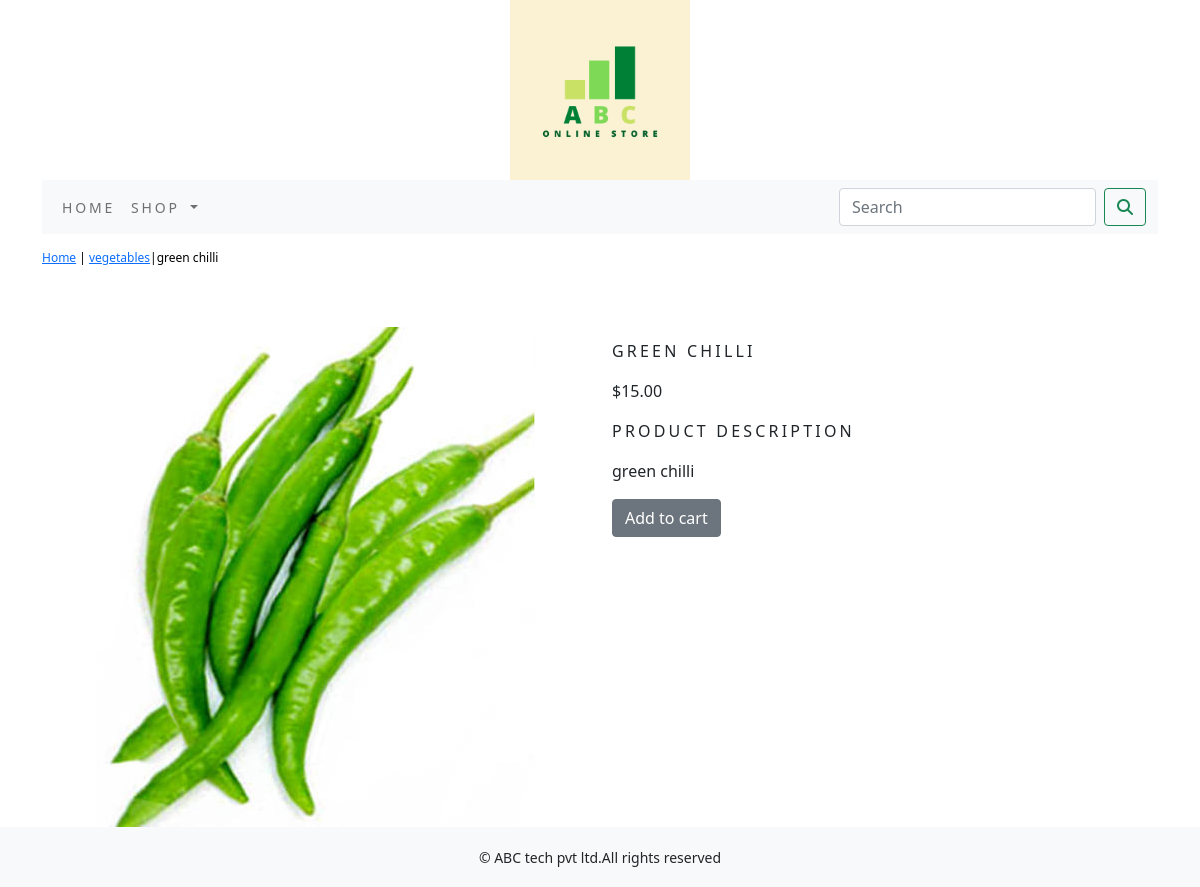
The page /shop/vegetables/green-chilli/ on the database its author committed.
### shop/models.py (models this page shows, shortened)
class Product(models.Model):
    name=models.CharField(max_length=250,unique=True)
    slug=models.SlugField(max_length=250,unique=True)
    description=models.TextField(blank=True)
    price=models.DecimalField(max_digits=10,decimal_places=2)
    category=models.ForeignKey(Category,on_delete=models.CASCADE)
    image=models.ImageField(upload_to='product',blank=True)
    stock=models.IntegerField()
    available=models.BooleanField(default=True)
    created=models.DateTimeField(auto_now_add=True)
    updated=models.DateTimeField(auto_now=True)
    class Meta:
        ordering=('name',)
        verbose_name='product'
        verbose_name_plural='products'

class Category(models.Model):
    name=models.CharField(max_length=250,unique=True)
    slug=models.SlugField(max_length=250,unique=True)
    description=models.TextField(blank=True)
    image=models.ImageField(upload_to='category',blank=True)
    class Meta:
        ordering=('name',)
        verbose_name='category'
        verbose_name_plural='categories'
    def get_url(self):
        return reverse('shop:products_by_category',args=[self.slug])
    def __str__(self):
        return '{}'.format(self.name)

### shop/views.py (the view)
# urls.py: path('<slug:c_slug>/<slug:product_slug>/',views.proDetail,name='prodCatdetail'),
def proDetail(request,c_slug,product_slug):
    try:
        product=Product.objects.get(category__slug=c_slug,slug=product_slug)
    except Exception as e:
        raise e
    return render(request,'product.html',{'product':product})

### cart/context_processors.py (called while the page is built)
def counter(request):
    item_count=0
    if 'admin' in request.path:
        return {}
    else:
        try:
            cart=Cart.objects.filter(cart_id=_cart_id(request))
            cart_items=CartItem.objects.all().filter(cart=cart[:1])
            for cart_item in cart_items:
                item_count += cart_item.quantity
        except Cart.DoesNotExist:
            item_count=0
    return dict(item_count=item_count)

### cart/views.py (called while the page is built)
def _cart_id(request):
    cart=request.session.session_key
    if not cart:
        cart=request.session.create()
    return cart

### shop/context_processors.py (called while the page is built)
def menu_links(request):
    links=Category.objects.all()
    return dict(links=links)

### templates/product.html (shortened to what this page needs)
{% extends 'base.html' %}
{% load static %}
{% block content %}
<div class="row my_prod_row_class">
    <div class="mx_auto">
        <p> <a href="{% url 'shop:allProdCat' %}">Home</a> | <a href="{{product.category.get_url}}">{{product.category}}</a>|{{product.name}}</p>
    </div>
</div>
<div class="container">
<br>
<div class="row">
    <div class="col-12 col-sm-12 col-md-12 col-lg-6 text-center">
        <div style="min-width:18rem">
            <img src="{{product.image.url}}" alt="{{product.name}}">
        </div>
    </div>
        <div class="col-12 col-sm-12 col-md-12 col-lg-6">
            <div>
            <h1 class="my_prod_title">{{product.name}}</h1>
            <p>${{product.price}}</p>
            <p class="my_title">Product Description</p>
            <p class="text-justify my_prod_text">{{product.description}}</p>
            {% if product.stock <= 0 %}
            <p class="text-justify my_prod_text"><b>Out of stock</b></p>
            {% else %}
            <a class="btn btn-secondary" href="{% url 'cart:add_cart' product.id %}">Add to cart</a>
            {% endif %}
        </div>
        </div>
    </div>
</div>
{% endblock %}

### static/css/custom.css (style rules this page uses)
body { font-family: 'Roboto', sans-serif; }
.my_title { font-size:16px; text-transform:uppercase; letter-spacing:.2em; }
.my_prod_row_class { padding-top:15px; padding-bottom:20px; }
.my_prod_row_class .mx_auto { color:#000; font-size:12px; text-decoration:none; }
.my_prod_title { font-size:16px; text-transform:uppercase; letter-spacing:.2em; padding-top:15px; padding-bottom:10px; }
.my_prod_text { padding-right:20px; }

### rows shown on the page
Product: category "vegetables", name "green chilli", image (picture), name "GREEN CHILLI", price "15.00", description "green chilli"
